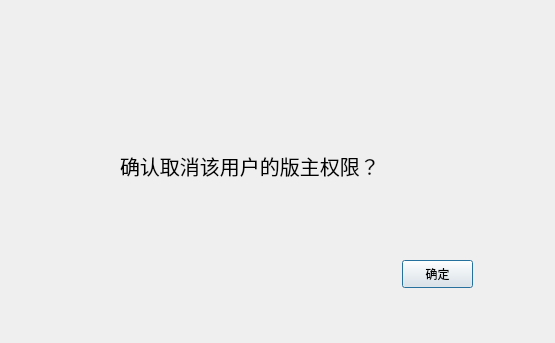
<?xml version="1.0" encoding="UTF-8"?>
<ui version="4.0">
 <class>delBoardManagerDialog</class>
 <widget class="QDialog" name="delBoardManagerDialog">
  <property name="geometry">
   <rect>
    <x>0</x>
    <y>0</y>
    <width>555</width>
    <height>343</height>
   </rect>
  </property>
  <property name="windowTitle">
   <string>删除版主</string>
  </property>
  <property name="styleSheet">
   <string notr="true">background-image: url(:/icons/BG2.png);</string>
  </property>
  <widget class="QPushButton" name="confirm">
   <property name="geometry">
    <rect>
     <x>402</x>
     <y>260</y>
     <width>71</width>
     <height>28</height>
    </rect>
   </property>
   <property name="text">
    <string>确定</string>
   </property>
  </widget>
  <widget class="QLabel" name="label">
   <property name="geometry">
    <rect>
     <x>120</x>
     <y>140</y>
     <width>321</width>
     <height>51</height>
    </rect>
   </property>
   <property name="font">
    <font>
     <pointsize>15</pointsize>
    </font>
   </property>
   <property name="text">
    <string>确认取消该用户的版主权限？</string>
   </property>
  </widget>
 </widget>
 <resources/>
 <connections/>
</ui>
